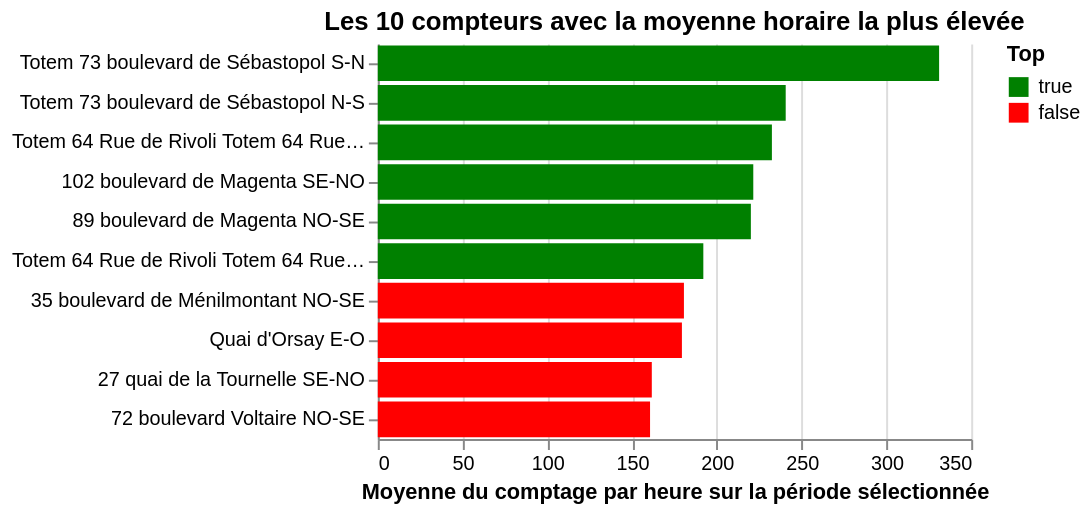

Notebook code for this chart:
### Markdown cell above
## 7.3 La librairie `altair`

Comme `ggplot`/`plotnine`, `Vega` est un écosystème graphique visant à proposer une implémentation de la grammaire des graphiques de Wilkinson (2012). La syntaxe de `Vega` est donc basée sur un principe déclaratif: on déclare une construction par couches et transformations de données progressives.

A l’origine, `Vega` est basée sur une syntaxe JSON, d’où son lien fort avec `Javascript`. Néanmoins, il existe une API Python qui permet de faire ce type de figures interactives nativement en Python. Pour comprendre la logique de construction d’un code `altair`, voici comment répliquer la figure précédente avec:

### Code cell
import altair as alt

color_scale = alt.Scale(domain=[True, False], range=["green", "red"])

fig2 = (
    alt.Chart(df1)
    .mark_bar()
    .encode(
        x=alt.X(
            "average(sum_counts):Q",
            title="Moyenne du comptage par heure sur la période sélectionnée",
        ),
        y=alt.Y("nom_compteur:N", sort="-x", title=""),
        color=alt.Color("top:N", scale=color_scale, legend=alt.Legend(title="Top")),
        tooltip=[
            alt.Tooltip("nom_compteur:N", title="Nom du compteur"),
            alt.Tooltip("sum_counts:Q", title="Moyenne horaire"),
        ],
    )
    .properties(title="Les 10 compteurs avec la moyenne horaire la plus élevée")
    .configure_view(strokeOpacity=0)
)

fig2.interactive()

### Figure 1 — Vega-Lite specification as saved in the notebook (floating-point values rounded to 4 significant figures)
{"config": {"view": {"continuousWidth": 300, "continuousHeight": 300, "strokeOpacity": 0}}, "data": {"name": "data-84dd20c5f6795522ce846fa12c116d22"}, "mark": {"type": "bar"}, "encoding": {"color": {"field": "top", "legend": {"title": "Top"}, "scale": {"domain": [true, false], "range": ["green", "red"]}, "type": "nominal"}, "tooltip": [{"field": "nom_compteur", "title": "Nom du compteur", "type": "nominal"}, {"field": "sum_counts", "title": "Moyenne horaire", "type": "quantitative"}], "x": {"aggregate": "average", "field": "sum_counts", "title": "Moyenne du comptage par heure sur la période sélectionnée", "type": "quantitative"}, "y": {"field": "nom_compteur", "sort": "-x", "title": "", "type": "nominal"}}, "params": [{"name": "param_1", "select": {"type": "interval", "encodings": ["x", "y"]}, "bind": "scales"}], "title": "Les 10 compteurs avec la moyenne horaire la plus élevée", "$schema": "https://vega.github.io/schema/vega-lite/v5.20.1.json", "datasets": {"data-84dd20c5f6795522ce846fa12c116d22": [{"nom_compteur": "Totem 73 boulevard de Sébastopol S-N", "sum_counts": 331.1, "top": true}, {"nom_compteur": "Totem 73 boulevard de Sébastopol N-S", "sum_counts": 240.6, "top": true}, {"nom_compteur": "Totem 64 Rue de Rivoli Totem 64 Rue de Rivoli Vélos O-E", "sum_counts": 232.5, "top": true}, {"nom_compteur": "102 boulevard de Magenta SE-NO", "sum_counts": 221.5, "top": true}, {"nom_compteur": "89 boulevard de Magenta NO-SE", "sum_counts": 220.0, "top": true}, {"nom_compteur": "Totem 64 Rue de Rivoli Totem 64 Rue de Rivoli Vélos E-O", "sum_counts": 192.0, "top": true}, {"nom_compteur": "35 boulevard de Ménilmontant NO-SE", "sum_counts": 180.6, "top": false}, {"nom_compteur": "Quai d'Orsay E-O", "sum_counts": 179.4, "top": false}, {"nom_compteur": "27 quai de la Tournelle SE-NO", "sum_counts": 161.6, "top": false}, {"nom_compteur": "72 boulevard Voltaire NO-SE", "sum_counts": 160.6, "top": false}]}}
